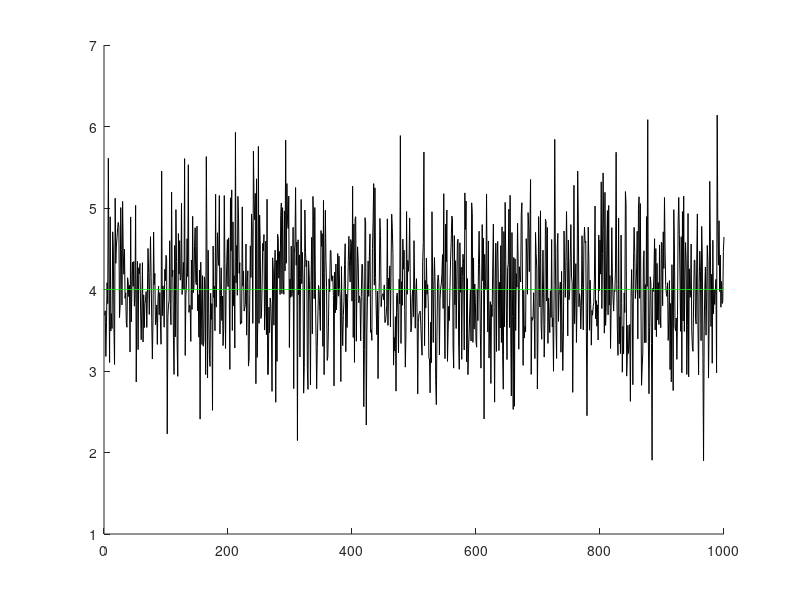
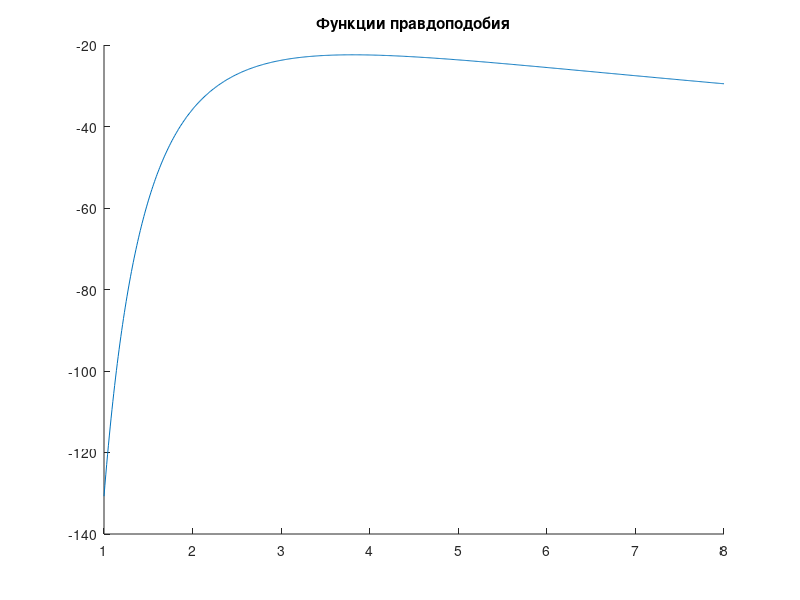
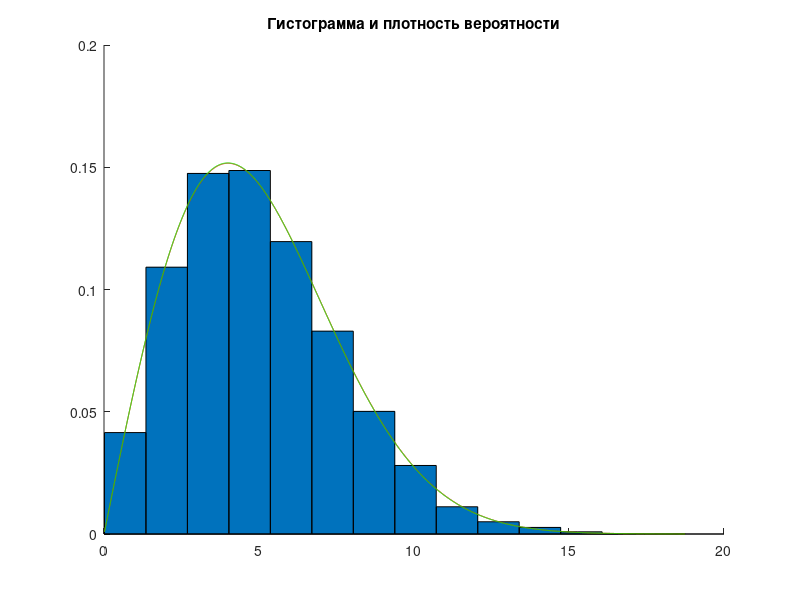
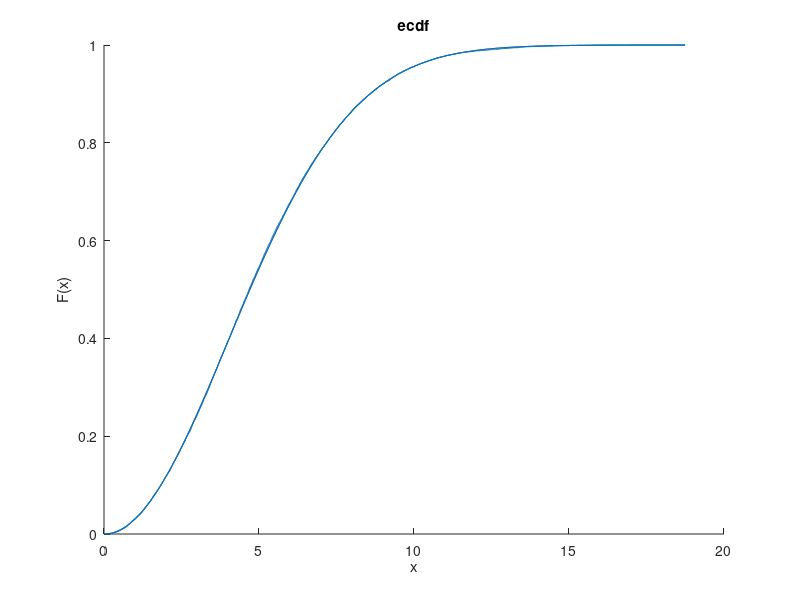

Source code (MATLAB) for these figures, in order:
clear
clc
%-----1----—
N=10000;
SIGMA=4;
X = random('Rayleigh',SIGMA,N,1);
%-----2---—
%-----2.1--— метод моментов
M=1000;
NN=10;
for i=1:M
xx1=random('Rayleigh',SIGMA,NN,1);
sigmas(i)=SIGMA; %точное значение параметра
sigma(i)= mean(xx1)/(sqrt(pi/2));
x_1(i)=i;
end
figure(1);
hold all;
plot(sigma,'black');
plot(x_1,sigmas,'green');
%----2.2--— метод максимального правдоподобия
X1_test = random('Rayleigh',SIGMA,NN,1);
Y = [1:0.01:8];
Y_size = size(Y);
for i=1:Y_size(2)
l1(i) = 0;
end
for i=1:Y_size(2)
for j=1:NN
d1(j) = log(X1_test(j)/Y(i)^2)+(-X1_test(j)^2)/(2*Y(i)^2);
l1(i) = l1(i)+d1(j);
end
end
figure(2);
hold on;
title("Функции правдоподобия");
plot(Y,l1);
hold off;
%Находим положение максимума этой функции
max_y1 = max(l1);
max_x1 = -1;
for i=1:Y_size(2)
if(l1(i) == max_y1)
max_x1 = Y(i);
end
end
%----2.3--—
sum_ocenka_sigma=sum(sigma)/NN;
smesh_ocenka=sum_ocenka_sigma-SIGMA;
disp=sum((sigma-sum_ocenka_sigma).^2)/NN;
rass=sum((sigma-SIGMA).^2)/NN;
%----3---—
figure(3);
hold all;
N1=10000;
X_max=max(X);
X_min=min(X);
r=floor(log2(N1))+1;%r- количество столбцов
h=(X_max-X_min)/r;%ширина каждого столбика
%массив границ
for i=1:(r+1)
z(i)=X_min+(i-1)*h;% массив из границ интервалов
end
%массив серединок
z1=z+h/2;%середины интервалов полученные из границ интервалов
z2=z1(1:r);%чтобы не попасть в "пустоту"
U=hist(X,z2);%U - массив частот для каждого интервала, середины которых в z2
bar(z2,U/(h*N1),1);% гистограмма относительных частот
%плотность вероятности
h1=(X_max-X_min)/N1;
for i=1:N1 %цикл от1 до N
xx(i)=X_min+(i-1)*h1;% массив из N точек от мин до макс
end
for i=1:N1
sigmaa= mean(X)/(sqrt(pi/2));
end
sumsigma=sum(sigmaa);
title('Гистограмма и плотность вероятности')
f=pdf('Rayleigh',xx,SIGMA);
f1=pdf('Rayleigh',xx,sumsigma);
hold on
plot(xx,f,'red');
plot(xx,f1,'green')
%----4---—
figure(5);
hold all;
F_teor = cdf ('Rayleigh',xx,SIGMA);
F_teor_1=cdf('Rayleigh',xx,sumsigma);
plot(xx,F_teor,'green');
plot(xx,F_teor_1,'blue');
ecdf(X);% "Эмпирическая по негруппированным